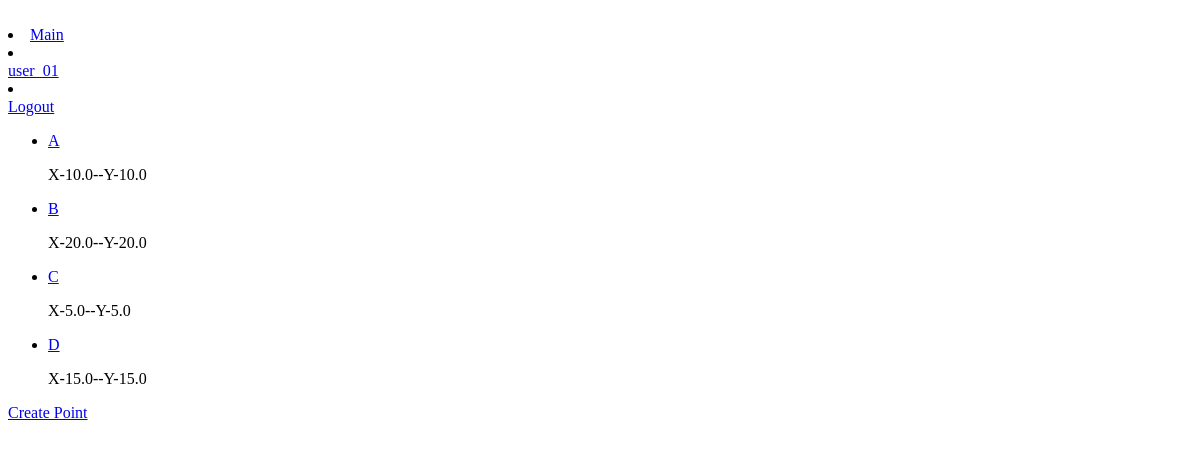
Before: /points/ (signed in) with the older database file.
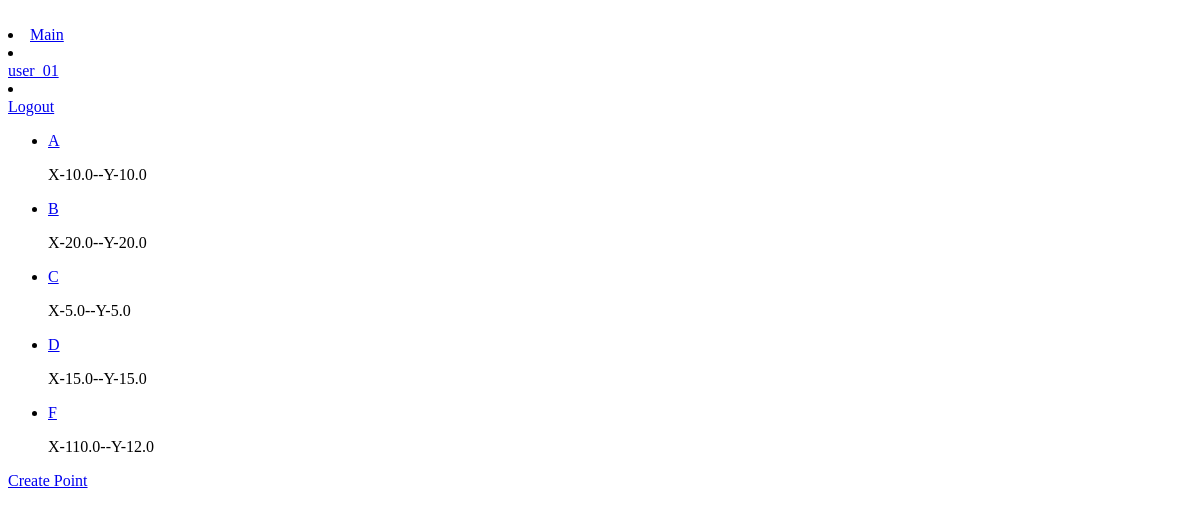
After: the same page with the newer database file.
### points/models.py (models this page shows, shortened)
class Points(models.Model):
    name = models.CharField(max_length=255, verbose_name="name", blank=False)
    abscissa = models.FloatField(verbose_name="x", blank=False)
    ordinata = models.FloatField(verbose_name="y", blank=False)

### points/views.py (the view)
# urls.py: path("", points.PointsListView.as_view(), name="point_list"),
class PointsListView(LoginRequiredMixin, ListView):
    model = Points
    template_name = "points/points_list.html"
    login_url = "users:login"
    redirect_field_name = "redirect_to"
    def get_context_data(self, **kwargs):
        context = super(PointsListView, self).get_context_data(**kwargs)
        points = Points.objects.all()
        context.update(
            {
                "points": points,
            }
        )
        return context

### points/templates/points/points_list.html
{% extends 'points/base.html' %}
{% load static %}
{% block content %}
<ul>
    {% for point in points %}
    <li>
        <a href="{% url 'points:point_detail'  point.pk %}">{{point.name}}</a>
           <p>X-{{point.abscissa}}--Y-{{ point.ordinata }}</p>
    </li>
    {% endfor %}
</ul>
<a href="{% url 'points:point_create' %}">Create Point</a>
{% endblock %}}

Changed rows visible on the page:
added Points: name "F", abscissa "110.0", ordinata "12.0"
